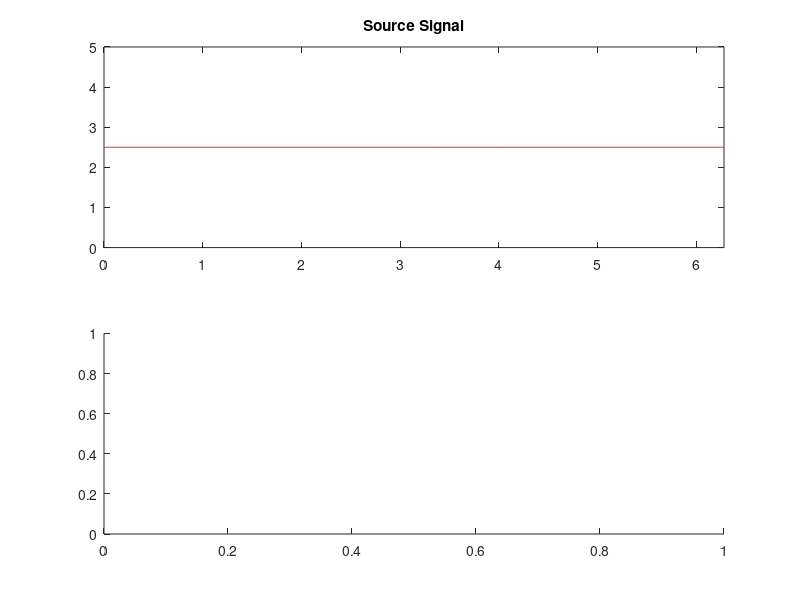

The MATLAB script that drew this image: (Note: this script raises an error after producing the figure.)
%% Part 1
clear all
clf

a = 1;
b = [0.25 0.25 0.25 0.25];
n = 1024;
fs = 15874;

% measured samples
fm = [0 300 600 900 1200 1500 1800 2100 2400 2700 3000 3300 3600 3969 4200 4500 4800 5100 5400 5700 6000 6300 6600 6900 7200 7500 7800 7929];
gain = [1 .9911 .9646 .9212 .864 .7916 .7098 .6164 .5164 .4124 .3101 .2071 .1087 0 .0619 .132 .1877 .2315 .2585 .2711 .2694 .2537 .2253 .186 .1391 .0845 .026 0];


[h,f] = freqz(b,a,n,fs);
hold on
plot(f,abs(h));
plot(fm,gain, 'or');
hold off
xlabel('Frequency (Hz)');
ylabel('Gain (V/V)');
title('FIR Filter Frequency Response')
legend('Simulated', 'Measured')

%% Part 2
clear all
clf

% Prepare subplots
figure(1);
for k = 1:2
    h(k) = subplot(2,1,k);
end

% Variables
t = linspace(0, 2*pi, 1000);
x = linspace(0, 2*pi, 100);

% Animation Loop
for n = 0:0.1:49.5; % Frequency Sweep
    [L, length] = size(x);
    source = 2.5*sin(n*x) + 2.5;
    sourceA = 2.5*sin(n*t) + 2.5;
    output = zeros(1,length);

    % Initial State
    init = [0 0 0];
    output(1) = (source(1) + init(1) + init(2) + init(3))/4;
    output(2) = (source(1) + source(2) + init(2) + init(3))/4;
    output(3) = (source(1) + source(2) + source(3) + init(3))/4;

    % FIR Filter
    for i = 4:length
        output(i) = (source(i) + source(i-1) + source(i-2) + source(i-3))/4;
    end

    % Plotting
    subplot(h(1));
    plot(t,sourceA,'r')
    axis([0 2*pi 0 5])
    title('Source Signal')
    refreshdata(h(1),'caller')

    subplot(h(2));
    %plot(t,sourceA,'r');
    stairs(x, output, 'g');
    axis([0 2*pi 0 5]);
    title('Filtered Signal')
    refreshdata(h(2),'caller')

    drawnow
end


